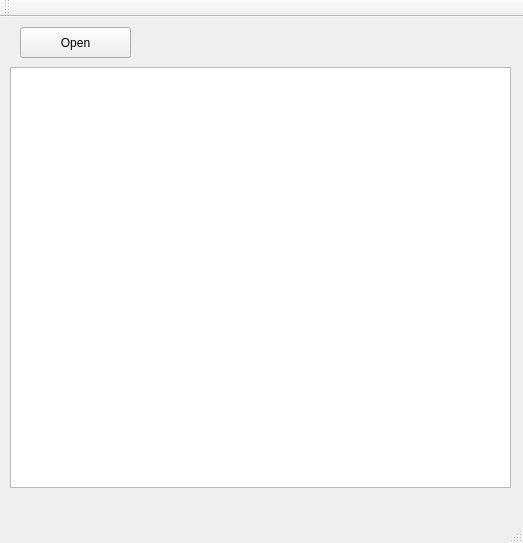
<?xml version="1.0" encoding="UTF-8"?>
<ui version="4.0">
 <class>MainWindow</class>
 <widget class="QMainWindow" name="MainWindow">
  <property name="geometry">
   <rect>
    <x>0</x>
    <y>0</y>
    <width>523</width>
    <height>543</height>
   </rect>
  </property>
  <property name="windowTitle">
   <string>Pyramid</string>
  </property>
  <widget class="QWidget" name="centralWidget">
   <widget class="QPushButton" name="OpenBut">
    <property name="geometry">
     <rect>
      <x>20</x>
      <y>10</y>
      <width>111</width>
      <height>31</height>
     </rect>
    </property>
    <property name="text">
     <string>Open</string>
    </property>
   </widget>
   <widget class="QGraphicsView" name="PicView">
    <property name="geometry">
     <rect>
      <x>10</x>
      <y>50</y>
      <width>501</width>
      <height>421</height>
     </rect>
    </property>
   </widget>
  </widget>
  <widget class="QMenuBar" name="menuBar">
   <property name="geometry">
    <rect>
     <x>0</x>
     <y>0</y>
     <width>523</width>
     <height>26</height>
    </rect>
   </property>
  </widget>
  <widget class="QToolBar" name="mainToolBar">
   <attribute name="toolBarArea">
    <enum>TopToolBarArea</enum>
   </attribute>
   <attribute name="toolBarBreak">
    <bool>false</bool>
   </attribute>
  </widget>
  <widget class="QStatusBar" name="statusBar"/>
 </widget>
 <layoutdefault spacing="6" margin="11"/>
 <resources/>
 <connections/>
</ui>
